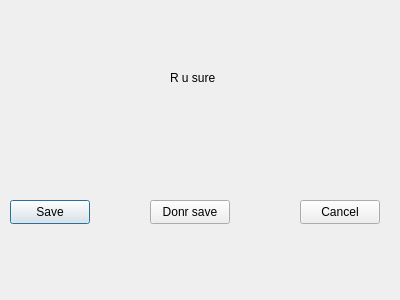
<?xml version="1.0" encoding="UTF-8"?>
<ui version="4.0">
 <class>windiw2</class>
 <widget class="QDialog" name="windiw2">
  <property name="geometry">
   <rect>
    <x>0</x>
    <y>0</y>
    <width>400</width>
    <height>300</height>
   </rect>
  </property>
  <property name="windowTitle">
   <string>Dialog</string>
  </property>
  <widget class="QLabel" name="label">
   <property name="geometry">
    <rect>
     <x>170</x>
     <y>70</y>
     <width>49</width>
     <height>16</height>
    </rect>
   </property>
   <property name="text">
    <string>R u sure</string>
   </property>
  </widget>
  <widget class="QPushButton" name="pushButton">
   <property name="geometry">
    <rect>
     <x>10</x>
     <y>200</y>
     <width>80</width>
     <height>24</height>
    </rect>
   </property>
   <property name="text">
    <string>Save</string>
   </property>
  </widget>
  <widget class="QPushButton" name="pushButton_2">
   <property name="geometry">
    <rect>
     <x>150</x>
     <y>200</y>
     <width>80</width>
     <height>24</height>
    </rect>
   </property>
   <property name="text">
    <string>Donr save</string>
   </property>
  </widget>
  <widget class="QPushButton" name="pushButton_3">
   <property name="geometry">
    <rect>
     <x>300</x>
     <y>200</y>
     <width>80</width>
     <height>24</height>
    </rect>
   </property>
   <property name="text">
    <string>Cancel</string>
   </property>
  </widget>
 </widget>
 <resources/>
 <connections/>
</ui>
